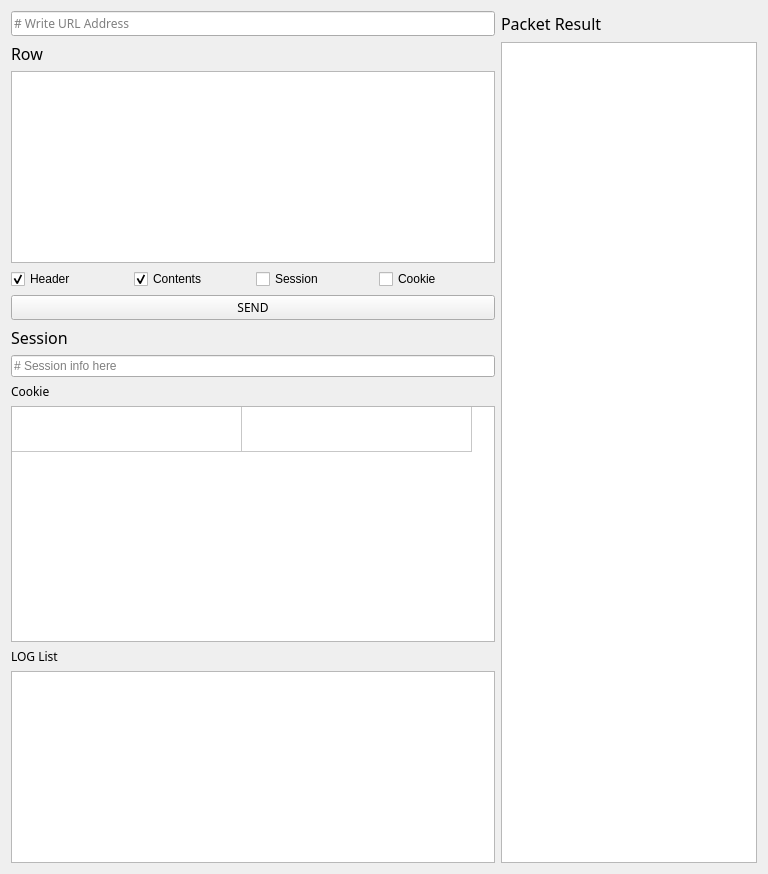
      <widget class="QWidget" name="HTTP_Tab">
       <property name="whatsThis">
        <string>&lt;html&gt;&lt;head/&gt;&lt;body&gt;&lt;p&gt;&lt;br/&gt;&lt;/p&gt;&lt;/body&gt;&lt;/html&gt;</string>
       </property>
       <attribute name="title">
        <string>HTTP</string>
       </attribute>
       <layout class="QGridLayout" name="gridLayout_2">
        <item row="0" column="0">
         <widget class="QLineEdit" name="Address_Edit">
          <property name="font">
           <font>
            <family>Agency FB</family>
           </font>
          </property>
          <property name="focusPolicy">
           <enum>Qt::StrongFocus</enum>
          </property>
          <property name="contextMenuPolicy">
           <enum>Qt::CustomContextMenu</enum>
          </property>
          <property name="acceptDrops">
           <bool>true</bool>
          </property>
          <property name="inputMethodHints">
           <set>Qt::ImhNone</set>
          </property>
          <property name="inputMask">
           <string/>
          </property>
          <property name="text">
           <string/>
          </property>
          <property name="frame">
           <bool>true</bool>
          </property>
          <property name="echoMode">
           <enum>QLineEdit::Normal</enum>
          </property>
          <property name="cursorPosition">
           <number>0</number>
          </property>
          <property name="dragEnabled">
           <bool>false</bool>
          </property>
          <property name="readOnly">
           <bool>false</bool>
          </property>
          <property name="placeholderText">
           <string># Write URL Address</string>
          </property>
          <property name="cursorMoveStyle">
           <enum>Qt::LogicalMoveStyle</enum>
          </property>
          <property name="clearButtonEnabled">
           <bool>true</bool>
          </property>
         </widget>
        </item>
        <item row="0" column="1">
         <widget class="QLabel" name="Packet_Result_Label">
          <property name="font">
           <font>
            <family>HY나무B</family>
            <pointsize>12</pointsize>
           </font>
          </property>
          <property name="text">
           <string>Packet Result</string>
          </property>
         </widget>
        </item>
        <item row="1" column="0">
         <widget class="QLabel" name="Row_Label">
          <property name="minimumSize">
           <size>
            <width>77</width>
            <height>18</height>
           </size>
          </property>
          <property name="font">
           <font>
            <family>HY나무B</family>
            <pointsize>12</pointsize>
            <weight>50</weight>
            <bold>false</bold>
           </font>
          </property>
          <property name="text">
           <string>Row</string>
          </property>
         </widget>
        </item>
        <item row="1" column="1" rowspan="10">
         <widget class="QTextBrowser" name="Response_Browser">
          <property name="font">
           <font>
            <family>Agency FB</family>
            <pointsize>14</pointsize>
           </font>
          </property>
         </widget>
        </item>
        <item row="2" column="0">
         <widget class="QTextEdit" name="Header_Text_Edit"/>
        </item>
        <item row="3" column="0">
         <layout class="QHBoxLayout" name="Checkbox_Layout">
          <property name="bottomMargin">
           <number>0</number>
          </property>
          <item>
           <widget class="QCheckBox" name="Header_Checkbox">
            <property name="text">
             <string>Header</string>
            </property>
            <property name="checked">
             <bool>true</bool>
            </property>
           </widget>
          </item>
          <item>
           <widget class="QCheckBox" name="Contects_Checkbox">
            <property name="text">
             <string>Contents</string>
            </property>
            <property name="checked">
             <bool>true</bool>
            </property>
           </widget>
          </item>
          <item>
           <widget class="QCheckBox" name="Session_Checkbox">
            <property name="text">
             <string>Session</string>
            </property>
           </widget>
          </item>
          <item>
           <widget class="QCheckBox" name="Cookie_Checkbox">
            <property name="text">
             <string>Cookie</string>
            </property>
           </widget>
          </item>
         </layout>
        </item>
        <item row="4" column="0">
         <widget class="QPushButton" name="Send_Request_Button">
          <property name="font">
           <font>
            <family>HY나무B</family>
           </font>
          </property>
          <property name="text">
           <string>SEND</string>
          </property>
         </widget>
        </item>
        <item row="5" column="0">
         <widget class="QLabel" name="Session_Label">
          <property name="font">
           <font>
            <family>HY나무B</family>
            <pointsize>12</pointsize>
            <italic>false</italic>
            <underline>false</underline>
            <strikeout>false</strikeout>
            <kerning>true</kerning>
           </font>
          </property>
          <property name="text">
           <string>Session</string>
          </property>
         </widget>
        </item>
        <item row="6" column="0">
         <widget class="QLineEdit" name="Session_Lineedit">
          <property name="placeholderText">
           <string># Session info here</string>
          </property>
         </widget>
        </item>
        <item row="7" column="0">
         <widget class="QLabel" name="Cookie_Label">
          <property name="font">
           <font>
            <family>HY나무B</family>
           </font>
          </property>
          <property name="text">
           <string>Cookie</string>
          </property>
         </widget>
        </item>
        <item row="8" column="0">
         <widget class="QTableWidget" name="Cookie_Table">
          <property name="minimumSize">
           <size>
            <width>484</width>
            <height>236</height>
           </size>
          </property>
          <property name="maximumSize">
           <size>
            <width>484</width>
            <height>236</height>
           </size>
          </property>
          <attribute name="horizontalHeaderVisible">
           <bool>false</bool>
          </attribute>
          <attribute name="horizontalHeaderCascadingSectionResizes">
           <bool>false</bool>
          </attribute>
          <attribute name="horizontalHeaderDefaultSectionSize">
           <number>230</number>
          </attribute>
          <attribute name="horizontalHeaderHighlightSections">
           <bool>true</bool>
          </attribute>
          <attribute name="horizontalHeaderMinimumSectionSize">
           <number>51</number>
          </attribute>
          <attribute name="horizontalHeaderShowSortIndicator" stdset="0">
           <bool>false</bool>
          </attribute>
          <attribute name="horizontalHeaderStretchLastSection">
           <bool>false</bool>
          </attribute>
          <attribute name="verticalHeaderVisible">
           <bool>false</bool>
          </attribute>
          <attribute name="verticalHeaderCascadingSectionResizes">
           <bool>false</bool>
          </attribute>
          <attribute name="verticalHeaderDefaultSectionSize">
           <number>45</number>
          </attribute>
          <attribute name="verticalHeaderHighlightSections">
           <bool>true</bool>
          </attribute>
          <attribute name="verticalHeaderShowSortIndicator" stdset="0">
           <bool>false</bool>
          </attribute>
          <attribute name="verticalHeaderStretchLastSection">
           <bool>false</bool>
          </attribute>
          <row>
           <property name="text">
            <string>1</string>
           </property>
           <property name="textAlignment">
            <set>AlignCenter</set>
           </property>
          </row>
          <column>
           <property name="text">
            <string>Key</string>
           </property>
           <property name="textAlignment">
            <set>AlignLeading|AlignVCenter</set>
           </property>
          </column>
          <column>
           <property name="text">
            <string>Value</string>
           </property>
           <property name="textAlignment">
            <set>AlignLeading|AlignVCenter</set>
           </property>
          </column>
          <item row="0" column="0">
           <property name="text">
            <string/>
           </property>
          </item>
          <item row="0" column="1">
           <property name="text">
            <string/>
           </property>
           <property name="font">
            <font>
             <pointsize>9</pointsize>
             <kerning>true</kerning>
            </font>
           </property>
           <property name="textAlignment">
            <set>AlignCenter</set>
           </property>
           <property name="flags">
            <set>ItemIsSelectable|ItemIsEditable|ItemIsDragEnabled|ItemIsUserCheckable|ItemIsEnabled</set>
           </property>
          </item>
         </widget>
        </item>
        <item row="9" column="0">
         <widget class="QLabel" name="Log_List_Label">
          <property name="font">
           <font>
            <family>HY나무B</family>
           </font>
          </property>
          <property name="text">
           <string>LOG List</string>
          </property>
         </widget>
        </item>
        <item row="10" column="0">
         <widget class="QListView" name="Log_List_View"/>
        </item>
       </layout>
      </widget>
